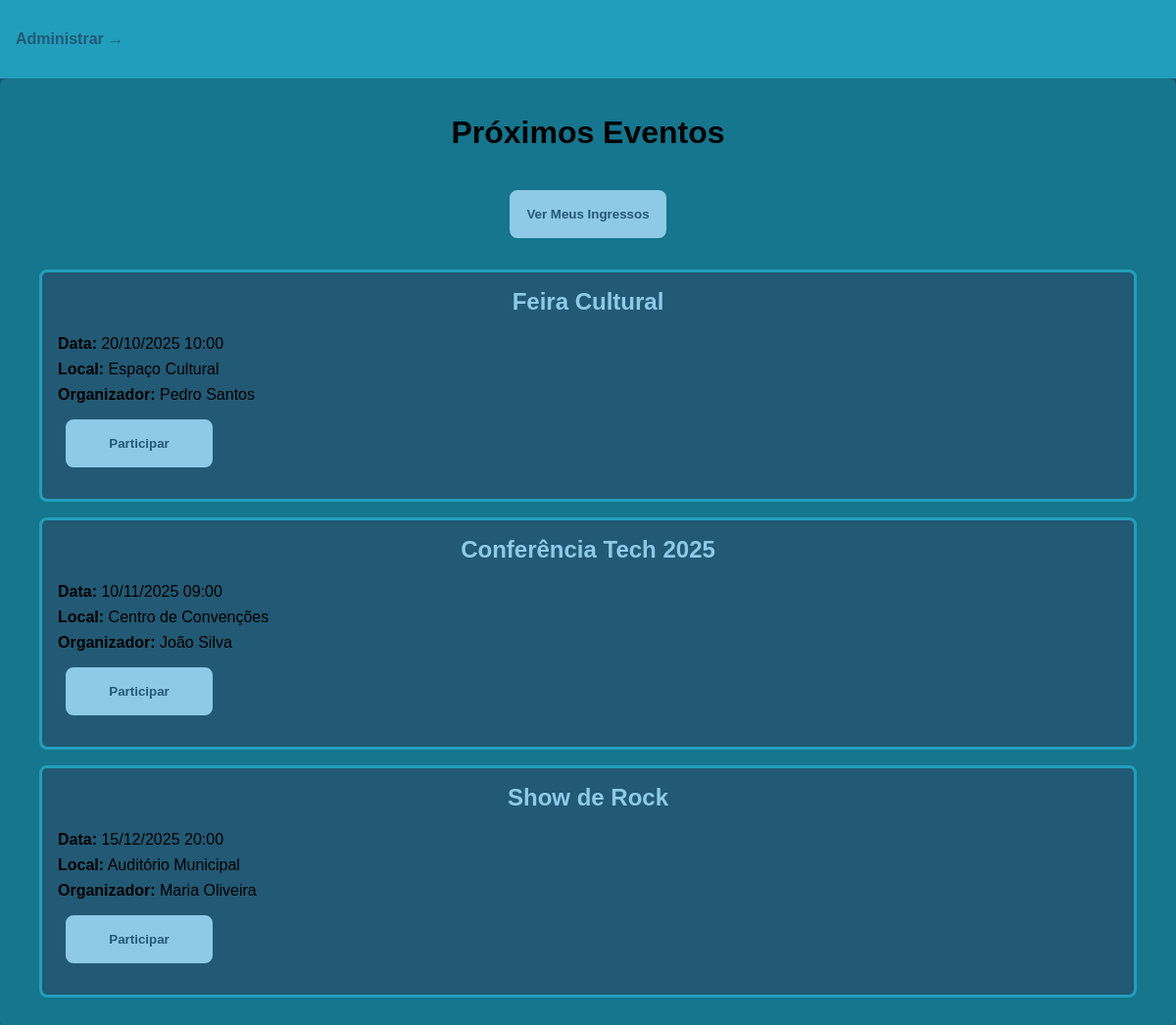
The page / on the database its author committed.
### tables this page shows
CREATE TABLE Evento (
    id_evento INT PRIMARY KEY AUTO_INCREMENT,
    nome_evento VARCHAR(100) NOT NULL,
    data_evento DATETIME NOT NULL,
    id_local INT,
    id_organizador INT,
    FOREIGN KEY (id_local) REFERENCES Local(id_local),
    FOREIGN KEY (id_organizador) REFERENCES Organizador(id_organizador)
);

CREATE TABLE Local (
    id_local INT PRIMARY KEY AUTO_INCREMENT,
    nome_local VARCHAR(100) NOT NULL,
    endereco VARCHAR(200) NOT NULL,
    capacidade INT NOT NULL
);

CREATE TABLE Organizador (
    id_organizador INT PRIMARY KEY AUTO_INCREMENT,
    nome VARCHAR(100) NOT NULL,
    email VARCHAR(100) NOT NULL,
    telefone VARCHAR(20)
);

### index.php (the view, shortened to what this page needs)
<?php
include_once 'config/conexao.php';
$sql = $conn->query("
    SELECT e.id_evento, e.nome_evento, e.data_evento, l.nome_local, o.nome AS nome_organizador
    FROM Evento e
    JOIN Local l ON e.id_local = l.id_local
    JOIN Organizador o ON e.id_organizador = o.id_organizador
    ORDER BY e.data_evento ASC
");
$eventos = $sql->fetchAll(PDO::FETCH_ASSOC);
?>
<!DOCTYPE html>
<html lang="pt-br">
<head>
<link rel="stylesheet" href="css/admin_style.css">
</head>
<body>
    <header>
        <div id="config">
            <a href="admin/index.php">Administrar &rarr;</a>
        </div>
    </header>
    <div class="container">
        <h1>Próximos Eventos</h1>
        <div style="text-align:center;margin-bottom:1.5vh;">
            <a href="ingressos/meus.php"><button>Ver Meus Ingressos</button></a>
        </div>
        <?php if (count($eventos) > 0): ?>
            <ul class="eventos-lista">
                <?php foreach ($eventos as $evento): ?>
                    <li>
                        <h2><?= htmlspecialchars($evento['nome_evento']) ?></h2>
                        <p><strong>Data:</strong> <?= date('d/m/Y H:i', strtotime($evento['data_evento'])) ?></p>
                        <p><strong>Local:</strong> <?= htmlspecialchars($evento['nome_local']) ?></p>
                        <p><strong>Organizador:</strong> <?= htmlspecialchars($evento['nome_organizador']) ?></p>
                        <a href="ingressos/listar.php?evento=<?= $evento['id_evento'] ?>"><button>Participar</button></a>
                    </li>
                <?php endforeach; ?>
            </ul>
        <?php else: ?>
            <p style="text-align: center;">Nenhum evento cadastrado no momento.</p>
        <?php endif; ?>
    </div>
</body>
</html>

### css/admin_style.css (style rules this page uses)
:root { --mainColor: #219EBC; --secondaryColor: #15768D; --accentColor: #8ECAE6; --textColor: #000000; --bg-col: #225974; }
body { margin: 0; padding: 0; font-family: Arial, sans-serif; background-color: var(--bg-col); color: var(--textColor); padding-top: 10vh; }
a { color: var(--accentColor); font-weight: bold; text-decoration: none; }
header { position: fixed; top: 0; left: 0; width: 100%; height: 10vh; background-color: var(--mainColor); display: flex; align-items: center; justify-content: space-between; z-index: 100; }
#config { display: flex; align-items: center; padding-left: 1rem; }
#config a { color: var(--bg-col); font-weight: bold; text-decoration: none; }
.container { max-width: 1200px; margin: 0 auto; padding: 2vh 5vh; background-color: var(--secondaryColor); min-height: 80vh; border-radius: 8px; }
h1 { color: var(--textColor); text-align: center; margin-bottom: 3vh; }
h2 { color: var(--textColor); text-align: center; }
input[type=submit], button { background-color: var(--accentColor); border: 2px solid var(--accentColor); border-radius: 8px; padding: 15px; width: auto; min-width: 150px; margin: 2vh 1vh; cursor: pointer; color: var(--bg-col); font-weight: bold; }
.eventos-lista { list-style: none; padding: 0; }
.eventos-lista li { background-color: var(--bg-col); padding: 2vh; margin: 2vh 0; border-radius: 8px; border: 3px solid var(--mainColor); }
.eventos-lista li h2 { color: var(--accentColor); margin-top: 0; }
.eventos-lista li p { color: var(--textColor); margin: 1vh 0; }
.eventos-lista li button { margin-top: 1vh; }

### rows shown on the page
evento: nome_evento "Feira Cultural", data_evento "20/10/2025 10:00", id_local.nome_local "Espaço Cultural", id_organizador.nome "Pedro Santos"
evento: nome_evento "Conferência Tech 2025", data_evento "10/11/2025 09:00", id_local.nome_local "Centro de Convenções", id_organizador.nome "João Silva"
evento: nome_evento "Show de Rock", data_evento "15/12/2025 20:00", id_local.nome_local "Auditório Municipal", id_organizador.nome "Maria Oliveira"
